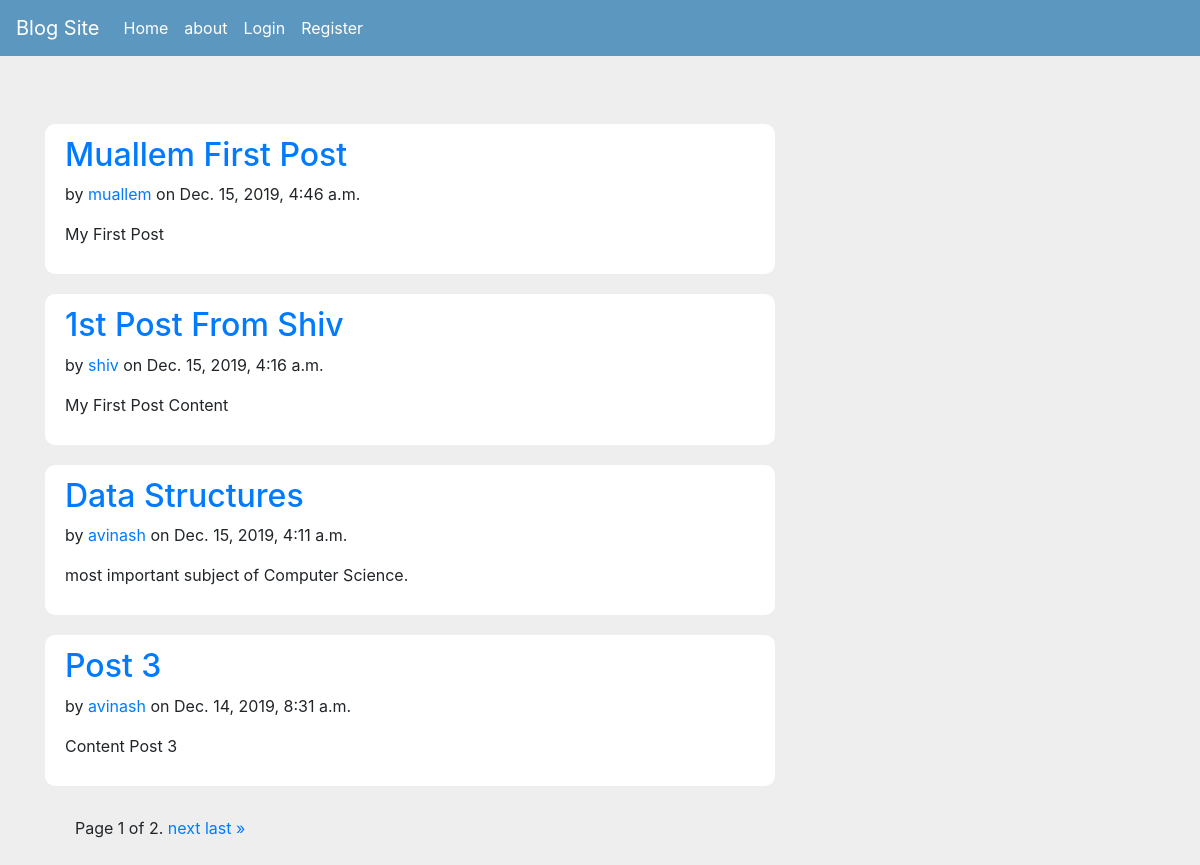
The page / on the database its author committed.
### blogs/models.py (models this page shows, shortened)
class post(models.Model):
    title=models.CharField(max_length=200)
    content=models.TextField()
    date_posted=models.DateTimeField(default=timezone.now)
    author=models.ForeignKey(User,on_delete=models.CASCADE)

### blogs/views.py (the view)
# urls.py: path('',PostListView.as_view(),name='blog-home'),
class PostListView(ListView):
    model=post
    template_name='blogs/home.html'
    context_object_name='posts'
    ordering=['-date_posted']
    paginate_by= 4

### blogs/templates/blogs/home.html (shortened to what this page needs)
{% extends 'blogs/base.html'%}
{% block content %}
{% for post in posts %}
<div class="blog-section">
<h2 id="head"> <a href="{% url 'post-detail' post.id %}">{{ post.title }}</a></h2>
<p> by <a href='#'>{{ post.author }}</a> on {{ post.date_posted }}</p>
<p id="content">  {{ post.content }}</p>
</div>
{% endfor %}
     <div class='page-direction'>
           <span class="current">
               Page {{ page_obj.number }} of {{ page_obj.paginator.num_pages }}.
           </span>
           {% if page_obj.has_next %}
               <a href="?page={{ page_obj.next_page_number }}">next</a>
               <a href="?page={{ page_obj.paginator.num_pages }}">last &raquo;</a>
           {% endif %}
    </div>
{% endblock content%}

### blogs/templates/blogs/base.html (shortened to what this page needs)
<!DOCTYPE html>
{% load static %}
<html lang="en" dir="ltr">
  <head>
    <link rel="stylesheet" href="https://stackpath.bootstrapcdn.com/bootstrap/4.4.1/css/bootstrap.min.css">
    <link rel="stylesheet" href="{% static 'blogs/main.css' %}">
  </head>
  <body>
      <nav class="navbar navbar-expand-lg nove">
 <a class="navbar-brand" href="#">Blog Site</a>
 <div class="collapse navbar-collapse" id="navdata">
   <ul class="navbar-nav">
     <li class="nav-item active">
       <a class="nav-link" href="/">Home <span class="sr-only">(current)</span></a>
     </li>
     <li class="nav-item">
       <a class="nav-link" href="/about">about</a>
     </li>
     {% if user.is_authenticated %}
     <li class="nav-item ir"><a class="nav-link" href="{% url 'post-create' %}">Add Post</a></li>
     <li class="nav-item ir"><a class="nav-link" href="/Logout">Logout</a></li>
     <li class="nav-item ir"><a class="nav-link" href="/Profile">Profile</a></li>
     {% else %}
     <li class="nav-item ir"><a class="nav-link" href="/Login">Login</a></li>
      <li class="nav-item ir"><a class="nav-link" href="/register">Register</a></li>
    {% endif %}
   </div>
   </nav>
   <div class="container mt-5">
      <div class="row">
        <div class="col-md-8">
           {% block content %}{% endblock content %}
        </div>
        </div>
      </div>
  </body>
</html>

### blogs/static/blogs/main.css (style rules this page uses)
.blog-section { background-color: #ffffff; border-radius: 10px; padding: 12px 20px; margin-top: 20px; }
.nove { background:#5c97bf; }
.nove a { color: white; }
body { background: #eeeeee; }
.page-direction { margin-top: 30px; margin-left: 30px; }

### rows shown on the page
post: title "Muallem First Post", author "muallem", date_posted "Dec. 15, 2019, 4:46 a.m.", content "My First Post"
post: title "1st Post From Shiv", author "shiv", date_posted "Dec. 15, 2019, 4:16 a.m.", content "My First Post Content"
post: title "Data Structures", author "avinash", date_posted "Dec. 15, 2019, 4:11 a.m.", content "most important subject of Computer Science."
post: title "Post 3", author "avinash", date_posted "Dec. 14, 2019, 8:31 a.m.", content "Content Post 3"

### other values the page prints
{{ page_obj.number }} "1"
{{ page_obj.paginator.num_pages }} "2"
